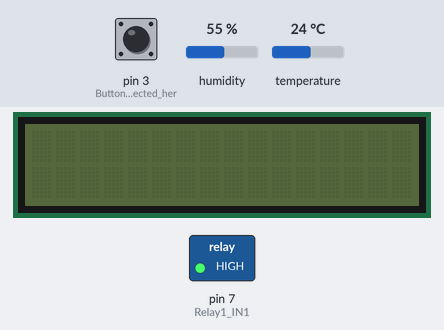
Bench run of a sketch on a simulated Arduino Uno, built with avr-gcc and run on an emulated ATmega328P. Shown: 16×2 character LCD, switched loads named in the sketch (green lamp = pin HIGH). The test bench sets the inputs (shaded band); at power-on: temperature 24 °C, pin 3 (Button_Press_detected_her) LOW, humidity 55 %. What the sketch prints to the serial monitor is not drawn.

Above: at 3.2 s.
3.3 s: temperature set to 12 °C
At 13.0 s:
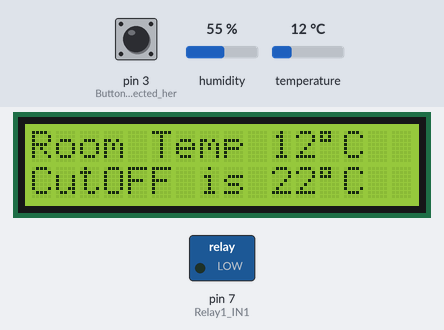
13.9 s: pin 3 (Button_Press_detected_her) pulled HIGH for 3 s
At 18.6 s:
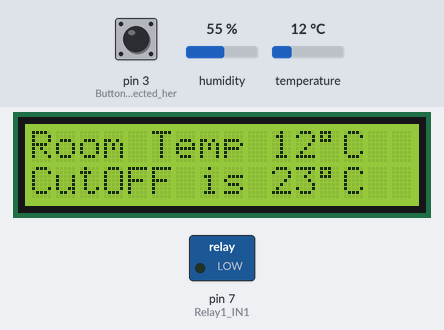
21.6 s: temperature set to 19 °C
At 23.0 s:
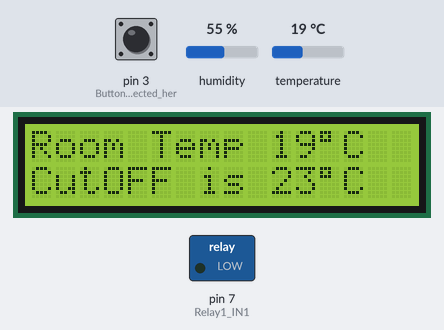
29.3 s: temperature set to 28 °C
At 34.1 s:
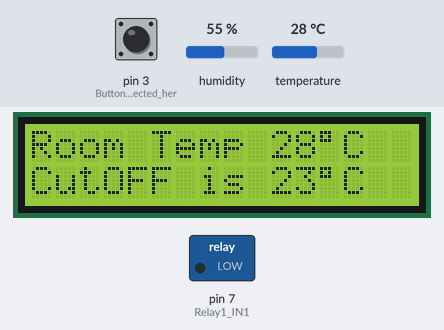
Timing chart, 0 to 35.6 s (numbered marks = the images above; inputs shaded):
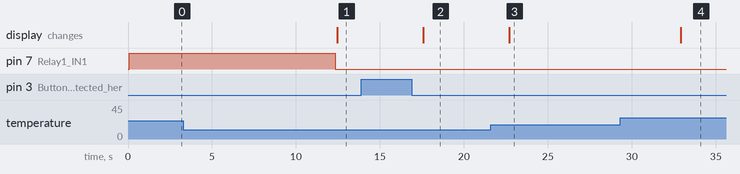

The sketch:

DHT11TARUNclimateCONTROLwithTIMERlcdFINAL.ino
```cpp
// CLIMATE CONTROL for AirConditioners.
// Original Written by ladyada, public domain.
// MODIFIED BY Techknowdroid on 3.September.2018 (Program to get value from DHT11 on startup and use this value as the base temperature to be maintained.
// Button introduced by Techknowdroid to change the Cut-OFF temperature.(User preferred Cut-OFF temperature).
// Millis() used to time the cutoff and the compressor start cycles.

//#include <elapsedMillis.h>


int period = 15000;
unsigned long time_now = 0;

unsigned long interval=45000; // the time we need to wait BEFORE the Aircon is turned Off after the Desired Temp is Achieved.
unsigned long interval2=300000; // the time we need to wait
unsigned long interval3=5000; // the time we need to wait

unsigned long previousMillis=0; // millis() returns an unsigned long.
unsigned long previousMillis2=0; // millis() returns an unsigned long.
unsigned long previousMillis3=0; // millis() returns an unsigned long.

// include the LCD library code
#include <Wire.h>
#include <LiquidCrystal_I2C.h>
// SDA to Analog 4 on arduino
// SCL to Analog 5 on arduino
LiquidCrystal_I2C lcd(0x27,16,2); // set the LCD address to 0x27 for a 16 chars and 2 line display. SDA to Analog 4 on arduino.SCL to Analog 5 on arduino.


// include the DHT Sensor library code
#include "DHT.h"
// Uncomment whatever type of DHT you're using!
#define DHTTYPE DHT11   // DHT 11
//#define DHTTYPE DHT22   // DHT 22  (AM2302)
//#define DHTTYPE DHT21   // DHT 21 (AM2301)
// Initialize DHT sensor for normal 16mhz Arduino
#define DHTPIN 2     // what pin the DHT is connected to on the arduino
DHT dht(DHTPIN, DHTTYPE);

// Define the relay pin and the on off values.
#define Relay1_IN1 7 // Digital Pin 7 of arduino is connected to IN1 Pin of Relay1_IN1.(We can have more than 1 RelayBank & multiple IN pins so we name this one as Relay1_IN1
#define RELAY_ON 0 // Assign the Value of 0 to the variable RELAY_ON
#define RELAY_OFF 1 // Assign the Value of 1 to the variable RELAY_OFF


// DECLARE the below as GLOBAL VARIABLES.
volatile boolean ButtonPressed = false;

int relayState = digitalRead(Relay1_IN1);
float firstemperature;  //We capture the room temperature here just once, at the start of the Arduino being powered up.
float roomtemperature;  //We capture the room temperature here.
//float inoperationroomtemperature;  // the temperature of the room after sometime of the system being in operation ( in the void loop() )
float requiredtemp;  // this is the required target temperature where the aircondioner will be switched off.
float hyteresistemp; // the gap in degrees Celsius, between the starting higher (roomtemperature) and the lower (requiredtemp).
int firstime = 1;


// the setup routine runs only once whenever you give power to the arduino.
void setup()
{
  Serial.begin(9600);
  lcd.init(); //initialize the lcd
  pinMode(Relay1_IN1, OUTPUT);// set the pin connected to IN1 terminal of Relay1 as output. Our case pin 7 defined earlier.
  digitalWrite(Relay1_IN1, HIGH); // Set this Relaybanks's Pin IN1 as OFF when we power up the Arduino for the first time.
  dht.begin();
  delay(2000);
  pinMode(3,INPUT); // Button Press detected here
  attachInterrupt(digitalPinToInterrupt(3),PressUPButton,RISING); // Function PressUPButton, is after the void loop
 }

void loop(){
  unsigned long currentMillis = millis(); // grab current time.
 if ((unsigned long)(currentMillis - previousMillis3) >= interval3) // 5 seconds wait in this Loop.
 {
    // unsigned long currentMillis = millis(); // grab current time.

    // Reading temperature or humidity takes about 250 milliseconds!
    // Wait a few seconds between measurements.
    float t = dht.readTemperature();
    roomtemperature = t;
    Serial.println("               ");
    Serial.print(roomtemperature);
    Serial.println("°C is the Room temperature. ");
    Serial.print(requiredtemp);
    Serial.println("°C is the Cutoff temperature. ");
    Serial.println("               ");
    Serial.println("               ");

    //LCD starts to display the temperature.
    lcd.backlight(); //open the backlight
    lcd.setCursor(0,0); // set the cursor to column 1, line 0
    lcd.print("Room Temp");
    lcd.setCursor(10,0); // set the cursor to column 12, line 0
    lcd.print(int(roomtemperature));
    //lcd.setCursor(12,0); // set the cursor to column 12, line 0
    lcd.print("\337"); //The degree symbol is \337
    lcd.print("C");

    lcd.setCursor(0,1); // set the cursor to column 1, line 1
    lcd.print("CutOFF is");
    lcd.setCursor(10,1); // set the cursor to column 10, line 1
    lcd.print(int(requiredtemp));
    //lcd.setCursor(12,1); // set the cursor to column 12, line 1
    lcd.print("\337"); // The degree symbol is \337
    lcd.print("C");


    // Check if any reads failed and exit early (to try again).
    if (isnan(t))
    {
      Serial.println("Failed to read from DHT sensor!");
      return;
    }
    previousMillis3 = millis();
 }

  // Temperature monitoring starts here. Hyteresis setting of 2 degrees Celsius.So relay switches ON when temp>=27*C & switches OFF when temp<=25*C.


  relayState = digitalRead(Relay1_IN1);

     if ((firstime == 1) && (relayState == 1)) //On first run, start the Aircon immediately after say 10 seconds of Arduino starting.
        {  float t = dht.readTemperature();
           firstemperature = t;  //We capture the room temperature here just once, at the start of the Arduino being powered up.
           roomtemperature = t; // Room temperature will be monitored every 5 minutes after the COOL Cycle Starts.
           hyteresistemp = 2; // the gap in degrees Celsius, between the starting higher (roomtemperature) and the lower (requiredtemp).
           requiredtemp = roomtemperature - hyteresistemp;      // this is the required target temperature where the aircondioner will be switched off.
           Serial.print("The FirstRoom Temperature reading is " );
           Serial.print(firstemperature);
           Serial.println("°C");
           Serial.print("Hysteresis is " );
           Serial.print(hyteresistemp);
           Serial.println("°C");
           Serial.print("The required temperature is " );
           Serial.print(requiredtemp);
           Serial.println("°C");
           Serial.println("Airconditioner will change STATE after 5 minutes of any CYCLE change");
           Serial.println("First Run, so Aircon turned will turn ON in 10 seconds");
           Serial.println("********************************************************************");
           Serial.println("      ");
           Serial.println("      ");
           delay(10000);  // Only happens ONE TIME when arduino starts.
           digitalWrite(Relay1_IN1, RELAY_ON); //Activate air conditioner by Turning the Relay_1_IN1 ON by giving it value of 0 as RELAY_ON 0 has been defined earlier.
           relayState = digitalRead(Relay1_IN1);
           firstime = 2;
        }


  //  CHECK if Room is HOT - Long check cycle to enable delayed Starting of Compressor.
  //relayState = digitalRead(Relay1_IN1);
  if ((unsigned long)(currentMillis - previousMillis2) >= interval2) // 5 minutes wait before entering this Loop.
  {
     if ((roomtemperature > requiredtemp) && (relayState == 1)) //if room temperature is above the required temperature then TURN Aircon ON but after minimum 5 minutes
     {   Serial.println("      ");
         Serial.println("It is HOT! ");
         digitalWrite(Relay1_IN1, RELAY_ON); //Activate air conditioner by Turning the Relay_1_IN1 ON by giving it value of 0 as RELAY_ON 0 has been defined earlier.
         Serial.print(roomtemperature);
         Serial.println("°C is the current temperature. ");
         relayState = digitalRead(Relay1_IN1);
         Serial.println("Aircon turned ON after 5 minutes of Being CUTOFF");
         Serial.println("      ");
         Serial.println("      ");
         // save the "current" time
         previousMillis2 = millis();
      }

    }

   ///////////////////////////////////////////////////////////////////////////////////////////////////////////////////////////////////////////////////////////////////
  //  CHECK if Room is COLD - shorter check cycle to enable Cut off Faster as soon as Cold Temp is Achieved ////
  //relayState = digitalRead(Relay1_IN1);
  if ((unsigned long)(currentMillis - previousMillis) >= interval)
  {   float t = dht.readTemperature();
      roomtemperature = t;   // Check the room temperature every 30 seconds

      if ((roomtemperature < requiredtemp) && (relayState == 0)) //if temperature is under the required temperature & relay state is ON
      {
       Serial.println("      ");
       Serial.print(requiredtemp);
       Serial.println(" It is COLD !");
       digitalWrite(Relay1_IN1, RELAY_OFF); // Turn OFF air conditioner by Turning the Relay_1_IN1 OFF by giving it value of 1 as RELAY_OFF 1 has been defined earlier.
       Serial.print(roomtemperature);
       Serial.println("°C is the current temperature. ");
       relayState = digitalRead(Relay1_IN1);
       Serial.println("Aircon turned OFF in 45 Secs");
       Serial.println("of Achieving Target Temperature!!");
       Serial.println("   ");
       Serial.println("   ");
       //delay(2000);
       // save the "current" time
       previousMillis = millis();

    }

  }


}


void PressUPButton()
{
  if(ButtonPressed)
  {
    ButtonPressed = false;
    //digitalWrite(13,LOW);
  }else
  {
    ButtonPressed = true;
    //digitalWrite(13,HIGH);
    if (requiredtemp<32)
    {requiredtemp++ ;
    }else
    {
      requiredtemp=18;
    }

    //Serial.println("uptemperature = ");
    //Serial.println(uptemperature);
    //Serial.println("             ");

  }
}
```

Measured:
- after the input at 3.3 s, the display: changes after 9.2 s (image 1)
- after the input at 13.9 s, the display: changes after 3.7 s (image 2)
- after the input at 21.6 s, the display: changes after 1.1 s (image 3)
- after the input at 29.3 s, the display: changes after 3.6 s (image 4)
